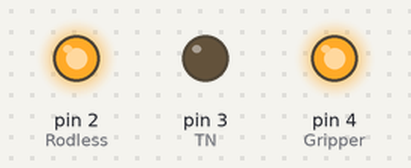
A sketch run on a simulated Arduino Uno, built with avr-gcc and run on an emulated ATmega328P. On the bench: output pins drawn as LEDs (lit = HIGH).

Above: at 0.5 s.
At 3.5 s:
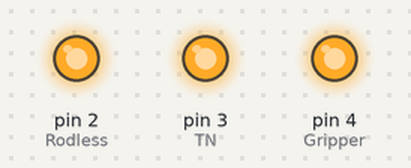
At 5.5 s:
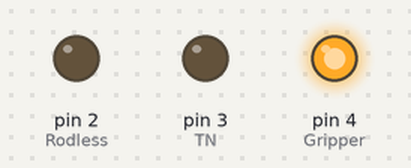
At 6.5 s:
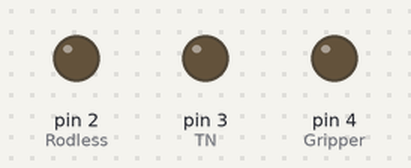
At 8.5 s:
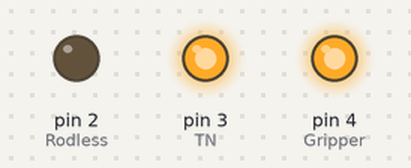
At 11.5 s:
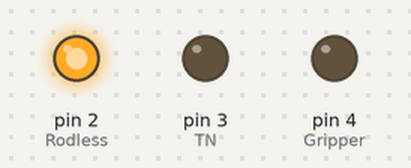
Timing chart, 0 to 13.0 s (numbered marks = the images above):
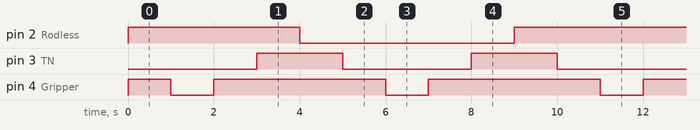

The sketch:

Pneumatic1.ino
```cpp
void setup() {
  // put your setup code here, to run once:
  pinMode(2, OUTPUT);//Rodless
  pinMode(3, OUTPUT);//TN
  pinMode(4, OUTPUT);//Gripper
  digitalWrite(2,HIGH);
  digitalWrite(3,HIGH);
  digitalWrite(4,HIGH);
}

void loop() {
  // put your main code here, to run repeatedly:

  digitalWrite(3,LOW);
  delay(1000);
  digitalWrite(4,LOW);
  delay(1000);
  digitalWrite(4,HIGH);
  delay(1000);
  digitalWrite(3,HIGH);
  delay(1000);
  digitalWrite(2,LOW);
  delay(1000);
  digitalWrite(3,LOW);
  delay(1000);
  digitalWrite(4,LOW);
  delay(1000);
  digitalWrite(4,HIGH);
  delay(1000);
  digitalWrite(3,HIGH);
  delay(1000);
  digitalWrite(2,HIGH);
  delay(1000);
}
```

Measured:
- by itself, pin 2 (Rodless): alternates HIGH for 5.0 s and LOW for 5.0 s
- by itself, pin 3 (TN): alternates HIGH for 2.0 s and LOW for 3.0 s
- by itself, pin 4 (Gripper): alternates HIGH for 4.0 s and LOW for 1.0 s
